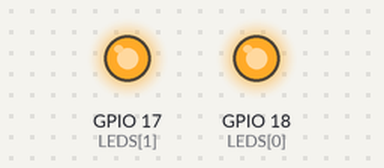
This program was run on a simulated Raspberry Pi (BCM pin numbers). Parts: output pins drawn as LEDs (lit = HIGH). What the program prints to the terminal is not drawn.

Above: at 0.1 s.
Timing chart, 0 to 1.6 s (numbered marks = the images above):
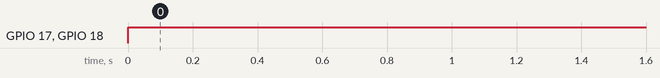

The program:

fct_simpleLEDblink2.py
```python
import RPi.GPIO as GPIO
import time

# Module level constants
LEDS=[18, 17]
# LED1 = 18
# LED2 = 22

# Sets up pins as outputs
def setup(*leds):
    GPIO.setmode(GPIO.BCM)
    for led in leds:
        GPIO.setup(led, GPIO.OUT)
        GPIO.output(led, GPIO.LOW)

# Turn on and off the leds
def blink(*leds):
    # Blink all leds passed
    for led in leds:
        GPIO.output(led, GPIO.HIGH)
        time.sleep(1)
        GPIO.output(led, GPIO.LOW)

if __name__ == '__main__':
    # Setup leds
    # setup(LED1, LED2)
    setup(LEDS)
    # Run blinking forever
    print("Press Ctrl+C to stop program")
    try:
        while True:
            # blink(LED1, LED2)
            blink(LEDS)
    # Stop on Ctrl+C and clean up
    except KeyboardInterrupt:
        GPIO.cleanup()
```

Measured:
- by itself, GPIO 17 (LEDS[1]), GPIO 18 (LEDS[0]): LOW → HIGH at 0.00 s
